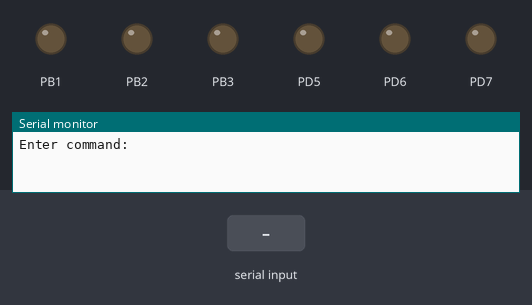
A program run on a simulated ATmega32, built with avr-gcc and emulated at 8 MHz. Shown: output pins drawn as LEDs (lit = HIGH), the last lines printed to the serial monitor. The test bench sets the inputs (shaded band).

Above: at 1.2 s.
1.3 s: "a\n" received over Serial
At 1.7 s:
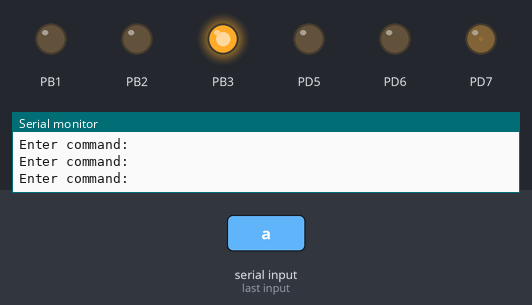
2.8 s: byte 97 ('a') received over Serial
At 3.4 s:
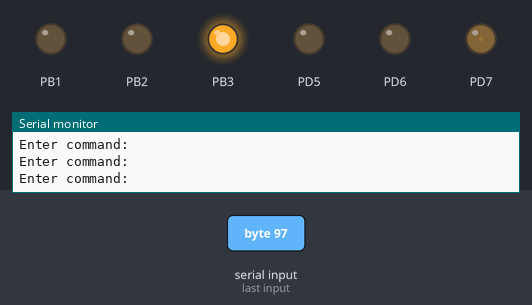
4.3 s: byte 119 ('w') received over Serial
At 4.6 s:
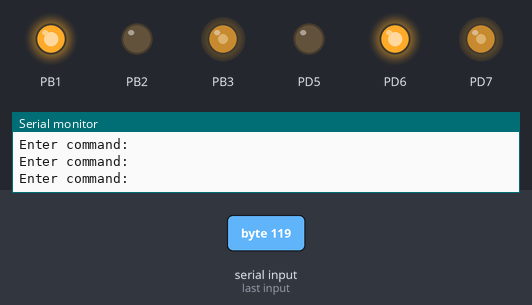
5.8 s: byte 100 ('d') received over Serial
At 6.9 s:
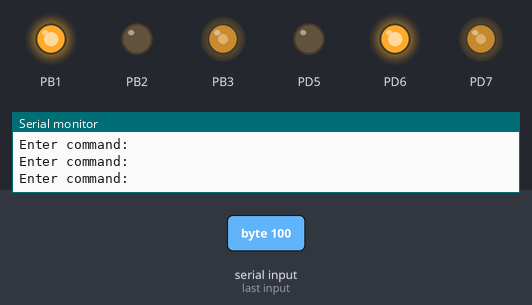
7.3 s: byte 115 ('s') received over Serial
At 8.1 s:
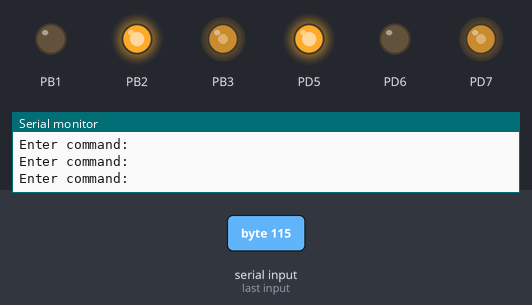
8.8 s: byte 110 ('n') received over Serial
At 9.2 s:
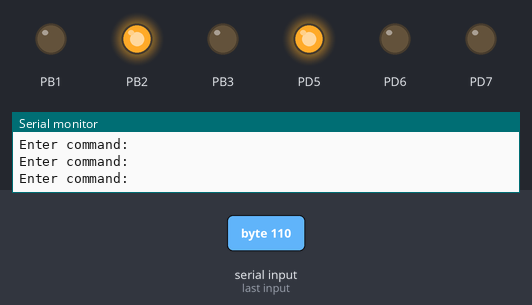
Timing chart, 0 to 11.3 s (numbered marks = the images above; inputs shaded):
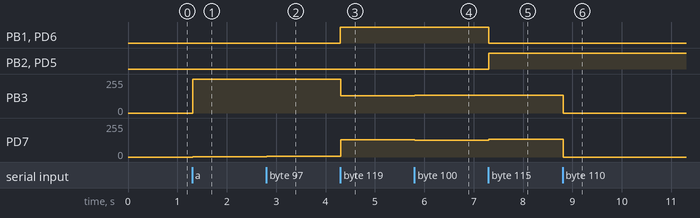

The program:

main.c
```c
#include <avr/io.h>
#include <avr/delay.h>
#include "hbridge.h"
#include "uart_stdio.h"
#include "pwm.h"
#include "gpio.h"
#include "motor.h"
#include "car_2wd.h"

Car *car;

void create(){

	HBridge *leftHBridge = HBRIDGE_create(
			GPIO_create(&DDRB,&PORTB,&PINB,3),
			GPIO_create(&DDRB,&PORTB,&PINB,2),
			GPIO_create(&DDRB,&PORTB,&PINB,1)
			);
	Motor *leftMotor = MOTOR_create(leftHBridge,&pwm_0_set);

	HBridge *rightHBridge = HBRIDGE_create(
			GPIO_create(&DDRD,&PORTD,&PIND,7),
			GPIO_create(&DDRD,&PORTD,&PIND,5),
			GPIO_create(&DDRD,&PORTD,&PIND,6)
			);
	Motor *rightMotor = MOTOR_create(rightHBridge,&pwm_2_set);

	car = CAR_create(leftMotor,rightMotor);
}

int main() {
	uart_stdio_Init();

	char key;
	create();

	while(1){
		printf("\nEnter command:");
		key = getchar();

		switch(key){
		case 'a' :
			CAR_left(car);
			break;
		case 'w':
			CAR_forward(car);
			break;
		case 'd':
			CAR_right(car);
			break;
		case 's':
			CAR_backward(car);
			break;
		case 'm':
			CAR_start(car);
			break;
		case 'n':
			CAR_stop(car);
			break;
		}
	}

	return 0;
}
```

car_2wd.c
```c
#include "car_2wd.h"
#include <stdlib.h>

Car* CAR_create(Motor *leftMotor,Motor *rightMotor){
	Car *descriptor = malloc(sizeof(Car));
	descriptor->leftMotor = leftMotor;
	descriptor->rightMotor = rightMotor;

	return descriptor;
}

void CAR_start(Car *descriptor){
	MOTOR_start(descriptor->leftMotor);
	MOTOR_start(descriptor->rightMotor);
}

void CAR_stop(Car *descriptor){
	MOTOR_stop(descriptor->leftMotor);
	MOTOR_stop(descriptor->rightMotor);
}

void CAR_left(Car *descriptor){
	MOTOR_set_speed(descriptor->leftMotor,descriptor->leftMotor->speed-1);
	MOTOR_set_speed(descriptor->rightMotor,descriptor->rightMotor->speed+1);
}

void CAR_right(Car *descriptor){
	MOTOR_set_speed(descriptor->rightMotor,descriptor->rightMotor->speed-1);
	MOTOR_set_speed(descriptor->leftMotor,descriptor->leftMotor->speed+1);
}

void CAR_forward(Car *descriptor){
	CAR_calibrate_speed(descriptor,1);
	MOTOR_set_direction(descriptor->leftMotor,MOTOR_DIRECTION_RIGHT);
	MOTOR_set_direction(descriptor->rightMotor,MOTOR_DIRECTION_RIGHT);
}

void CAR_backward(Car *descriptor){
	CAR_calibrate_speed(descriptor,1);
	MOTOR_set_direction(descriptor->leftMotor,MOTOR_DIRECTION_LEFT);
	MOTOR_set_direction(descriptor->rightMotor,MOTOR_DIRECTION_LEFT);
}

void CAR_brake(Car *descriptor){
	MOTOR_brake(descriptor->leftMotor);
	MOTOR_brake(descriptor->rightMotor);
}

void CAR_calibrate_speed(Car *descriptor,uint8_t increment){
	int new_speed = (descriptor->leftMotor->speed + descriptor->rightMotor->speed) / 2 + increment;
	MOTOR_set_speed(descriptor->leftMotor,new_speed);
	MOTOR_set_speed(descriptor->rightMotor,new_speed);
}
```

car_2wd.h
```c
#ifndef CAR_2WD_H
#define CAR_2WD_H
#include "motor.h"

typedef struct Car {
	Motor *leftMotor;
	Motor *rightMotor;
} Car;

Car* CAR_create(Motor *leftMotor,Motor *rightMotor);

void CAR_start(Car *descriptor);

void CAR_stop(Car *descriptor);

void CAR_left(Car *descriptor);

void CAR_right(Car *descriptor);

void CAR_forward(Car *descriptor);

void CAR_backward(Car *descriptor);

void CAR_brake(Car *descriptor);

void CAR_calibrate_speed(Car *descriptor,uint8_t increment);

#endif
```

hbridge.c
```c
#include "hbridge.h"
#include "utils.h"
#include <stdlib.h>

HBridge* HBRIDGE_create(GPIO *en,GPIO *in1,GPIO *in2){
	HBridge *descriptor = malloc(sizeof(HBridge));
	descriptor->en = en;
	descriptor->in1 = in1;
	descriptor->in2 = in2;

	return descriptor;
}

void HBRIDGE_init(HBridge *descriptor){
	GPIO_set_mode(descriptor->en,GPIO_MODE_OUTPUT);
	GPIO_set_mode(descriptor->in1,GPIO_MODE_OUTPUT);
	GPIO_set_mode(descriptor->in2,GPIO_MODE_OUTPUT);
}

void HBRIDGE_enable(HBridge *descriptor){
	GPIO_write(descriptor->en,GPIO_HIGH);
}

void HBRIDGE_disable(HBridge *descriptor){
	GPIO_write(descriptor->en,GPIO_LOW);
}

void HBRIDGE_set_operation(HBridge *descriptor,HBridge_Operation operation){
	uint8_t in1 = 0;
	uint8_t in2 = 0;
	switch(operation){
	case HBRIDGE_OPERATION_LEFT:
		in1 = 1;
		break;
	case HBRIDGE_OPERATION_RIGHT:
		in2 = 1;
		break;
	case HBRIDGE_OPERATION_BREAK:
		in1 = 1;
		in2 = 1;
		break;
	}

	GPIO_write(descriptor->in1,in1 ? GPIO_HIGH : GPIO_LOW);
	GPIO_write(descriptor->in2,in2 ? GPIO_HIGH : GPIO_LOW);
}
```

hbridge.h
```c
#ifndef L293_H
#define L293_H

#include "gpio.h"

typedef struct HBridge {
	GPIO *en;
	GPIO *in1;
	GPIO *in2;
} HBridge;

typedef enum HBridge_Operation {
	HBRIDGE_OPERATION_LEFT,
	HBRIDGE_OPERATION_RIGHT,
	HBRIDGE_OPERATION_BREAK
} HBridge_Operation;

HBridge* HBRIDGE_create(GPIO *en,GPIO *in1,GPIO *in2);
void HBRIDGE_init(HBridge *descriptor);
void HBRIDGE_enable(HBridge *descriptor);
void HBRIDGE_disable(HBridge *descriptor);
void HBRIDGE_set_operation(HBridge *descriptor,HBridge_Operation operation);

#endif
```

motor.c
```c
#include "motor.h"
#include <stdlib.h>
#define MAX_PWM_VALUE 255

Motor* MOTOR_create(HBridge *hbridge,void (*pwm)(uint8_t)){
	Motor *descriptor = malloc(sizeof(Motor));
	descriptor->hbridge = hbridge;
	descriptor->speed = 0;
	descriptor->pwm = pwm;

	HBRIDGE_init(hbridge);

	return descriptor;
}

void MOTOR_start(Motor *descriptor){
	MOTOR_reset_speed(descriptor);
}

void MOTOR_stop(Motor *descriptor){
	descriptor->pwm(0);
}

void MOTOR_set_direction(Motor *descriptor,Motor_Direction direction){
	switch(direction){
	case MOTOR_DIRECTION_LEFT:
		HBRIDGE_set_operation(descriptor->hbridge,HBRIDGE_OPERATION_LEFT);
		break;
	case MOTOR_DIRECTION_RIGHT:
		HBRIDGE_set_operation(descriptor->hbridge,HBRIDGE_OPERATION_RIGHT);
		break;
	}
	MOTOR_reset_speed(descriptor);
}

void MOTOR_brake(Motor *descriptor){
	HBRIDGE_set_operation(descriptor->hbridge,HBRIDGE_OPERATION_BREAK);
	descriptor->pwm(MAX_PWM_VALUE);
}

void MOTOR_set_speed(Motor *descriptor,uint8_t speed){
	if(speed < 0)
		speed = 0;
	if(speed > 100)
		speed = 100;
	descriptor->speed = speed;
	MOTOR_reset_speed(descriptor);
}

void MOTOR_reset_speed(Motor *descriptor){
	uint8_t convertedSpeed = descriptor->speed*MAX_PWM_VALUE/100;
	descriptor->pwm(convertedSpeed);
}
```

motor.h
```c
#ifndef MOTOR_H
#define MOTOR_H
#include "hbridge.h"
#include <stdint.h>

typedef enum MOTOR_Direction {
	MOTOR_DIRECTION_LEFT,
	MOTOR_DIRECTION_RIGHT,
} Motor_Direction;

typedef struct Motor {
	HBridge *hbridge;
	uint8_t speed;
	void (*pwm)(uint8_t);
} Motor;

Motor* MOTOR_create(HBridge *descriptor,void (*pwm)(uint8_t));

void MOTOR_start(Motor *descriptor);

void MOTOR_stop(Motor *descriptor);

void MOTOR_set_direction(Motor *descriptor,Motor_Direction direction);

void MOTOR_set_speed(Motor *descriptor,uint8_t speed);

void MOTOR_reset_speed(Motor *descriptor);

void MOTOR_brake(Motor *descriptor);

#endif
```

pwm.c
```c
#include <avr/io.h>
#include "pwm.h"
#include "utils.h"

void pwm_0_set(uint8_t time_on){
	// set timer0 for fast pwm
	bit_set_1(&TCCR0,WGM00);
	bit_set_1(&TCCR0,WGM01);

	// set clear on compare match and set on top
	bit_set_1(&TCCR0,COM01);

	// set prescaler 256
	bit_set_1(&TCCR0,CS02);

	bit_set_1(&DDRB,PB3);

	// set compare value
	OCR0 = time_on;

	// reset counter
	TCNT0 = 0;
}

void pwm_2_set(uint8_t time_on){

	// set timer2 for fast pwm
	bit_set_1(&TCCR2,WGM20);
	bit_set_1(&TCCR2,WGM21);

	// set clear on compare match and set on top
	bit_set_1(&TCCR2,COM21);

	// set prescaler 256
	bit_set_1(&TCCR2,CS21);
	bit_set_1(&TCCR2,CS22);

	bit_set_1(&DDRD,PD7);

	// set compare value
	OCR2 = time_on;

	// reset counter
	TCNT2 = 0;
}
```

pwm.h
```c
#ifndef PWM_H
#define PWM_H

#include <stdint.h>

/**
 * Sets first 8bit timer for PWM with phase
 */
void pwm_0_set(uint8_t time_on);

/**
 * Sets second 8bit timer for PWM with phase
 */
void pwm_2_set(uint8_t time_on);

#endif
```

uart_stdio.c
```c
#include "uart_stdio.h"

FILE uart_output = FDEV_SETUP_STREAM(uart_PutChar, NULL, _FDEV_SETUP_WRITE);
FILE uart_input = FDEV_SETUP_STREAM(NULL, uart_ReadChar, _FDEV_SETUP_READ);

void uart_stdio_Init(void)
{
	stdout = &uart_output;
	stdin = &uart_input;

	#if F_CPU < 2000000UL && defined(U2X)
	  UCSRA = _BV(U2X);             /* improve baud rate error by using 2x clk */
	  UBRRL = (F_CPU / (8UL * UART_BAUD)) - 1;
	#else
	  UBRRL = (F_CPU / (16UL * UART_BAUD)) - 1;
	#endif
	  UCSRB = _BV(TXEN) | _BV(RXEN); /* tx/rx enable */
}

int uart_PutChar(char c, FILE *stream)
{
	if (c == '\n')
		uart_PutChar('\r', stream);

	while (~UCSRA & (1 << UDRE));
	UDR = c;


	return 0;
}

char uart_ReadChar()
{
   //Wait untill a data is available
   while(!(UCSRA & (1<<RXC)))
   {
      //Do nothing
   }

   //Now USART has got data from host
   //and is available is buffer

   return UDR;
}
```

uart_stdio.h
```c
#ifndef _UART_STDIO_H
#define _UART_STDIO_H

#define UART_BAUD 9600
#define F_CPU 8000000UL

#include <stdio.h>
#include <avr/io.h>

void uart_stdio_Init(void);

int	uart_PutChar(char c, FILE *stream);
char uart_ReadChar();
#endif
```

utils.c
```c
#include "utils.h"

void bit_set_1(volatile uint8_t *ref,uint8_t bit){
	*ref |= 1 << bit;
}

void bit_set_0(volatile uint8_t *ref,uint8_t bit){
	*ref = ~((~(*ref)) | (1 << bit));
}

void bit_toggle(volatile uint8_t *ref,uint8_t bit){
	*ref ^= (1 << bit);
}
```

utils.h
```c
#ifndef UTILS_H
#define UTILS_H
#include <stdint.h>

void bit_set_1(volatile uint8_t *ref,uint8_t bit);

void bit_set_0(volatile uint8_t *ref,uint8_t bit);

void bit_toggle(volatile uint8_t *ref,uint8_t bit);

#endif
```

gpio.c
```c
#include "gpio.h"
#include <stdlib.h>
#include "utils.h"

GPIO* GPIO_create(uint8_t volatile *ddr,uint8_t volatile *port,uint8_t volatile *pin,uint8_t id){
	GPIO *descriptor = malloc(sizeof(GPIO));
	descriptor->ddr = ddr;
	descriptor->port = port;
	descriptor->pin = pin;
	descriptor->id = id;

	return descriptor;
}

void GPIO_set_mode(GPIO *descriptor,GPIO_Mode mode){
	switch(mode){
	case GPIO_MODE_INPUT:
		bit_set_0(descriptor->ddr,descriptor->id);
		bit_set_1(descriptor->port,descriptor->id);
		break;

	case GPIO_MODE_OUTPUT:
		bit_set_1(descriptor->ddr,descriptor->id);
		break;
	}
}

void GPIO_write(GPIO *descriptor,GPIO_Value value){
	if(value == GPIO_LOW){
		bit_set_0(descriptor->port,descriptor->id);
	} else {
		bit_set_1(descriptor->port,descriptor->id);
	}
}

GPIO_Value GPIO_read(GPIO *descriptor){
	uint8_t value = (*descriptor->pin) & (1 << descriptor->id);

	return value == 0 ? GPIO_LOW : GPIO_HIGH;
}
```

gpio.h
```c
#ifndef GPIO_H
#define GPIO_H
#include "stdint.h"

typedef struct GPIO {
	uint8_t volatile *ddr;
	uint8_t volatile *port;
	uint8_t volatile *pin;
	uint8_t id;
} GPIO;

typedef enum GPIO_Mode {
	GPIO_MODE_OUTPUT,
	GPIO_MODE_INPUT
} GPIO_Mode;

typedef enum GPIO_Value {
	GPIO_LOW,
	GPIO_HIGH = 1
} GPIO_Value;

GPIO* GPIO_create(uint8_t volatile *ddr,uint8_t volatile *port,uint8_t volatile *pin,uint8_t id);

void GPIO_set_mode(GPIO *descriptor,GPIO_Mode mode);

void GPIO_write(GPIO *descriptor,GPIO_Value value);

GPIO_Value GPIO_read(GPIO *descriptor);

#endif
```

Measured:
- after the input at 1.3 s, PB3: 0/255 → 255/255 at once; PD7: 0/255 → 2/255 at once
- after the input at 2.8 s, PB3: 255/255 → 252/255 at once; PD7: 2/255 → 5/255 at once
- after the input at 4.3 s, PB1, PD6: LOW → HIGH at once; PB3: 252/255 → 130/255 at once; PD7: 5/255 → 130/255 at once
- after the input at 5.8 s, PB3: 130/255 → 132/255 at once; PD7: 130/255 → 127/255 at once
- after the input at 7.3 s, PB1, PD6: HIGH → LOW at once; PB2, PD5: LOW → HIGH at once; PD7: 127/255 → 132/255 at once
- after the input at 8.8 s, PB3, PD7: 132/255 → 0/255 at once
